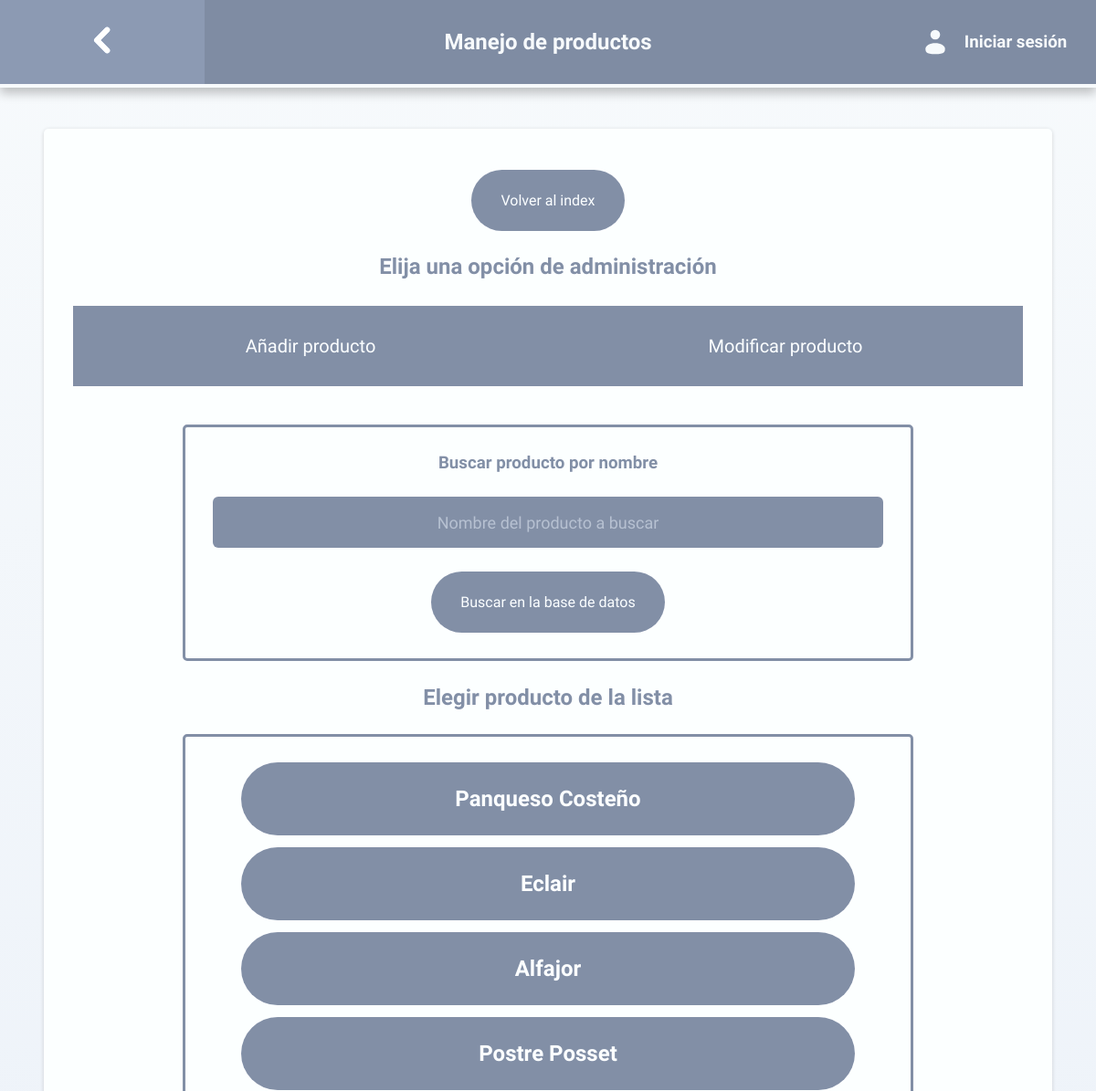
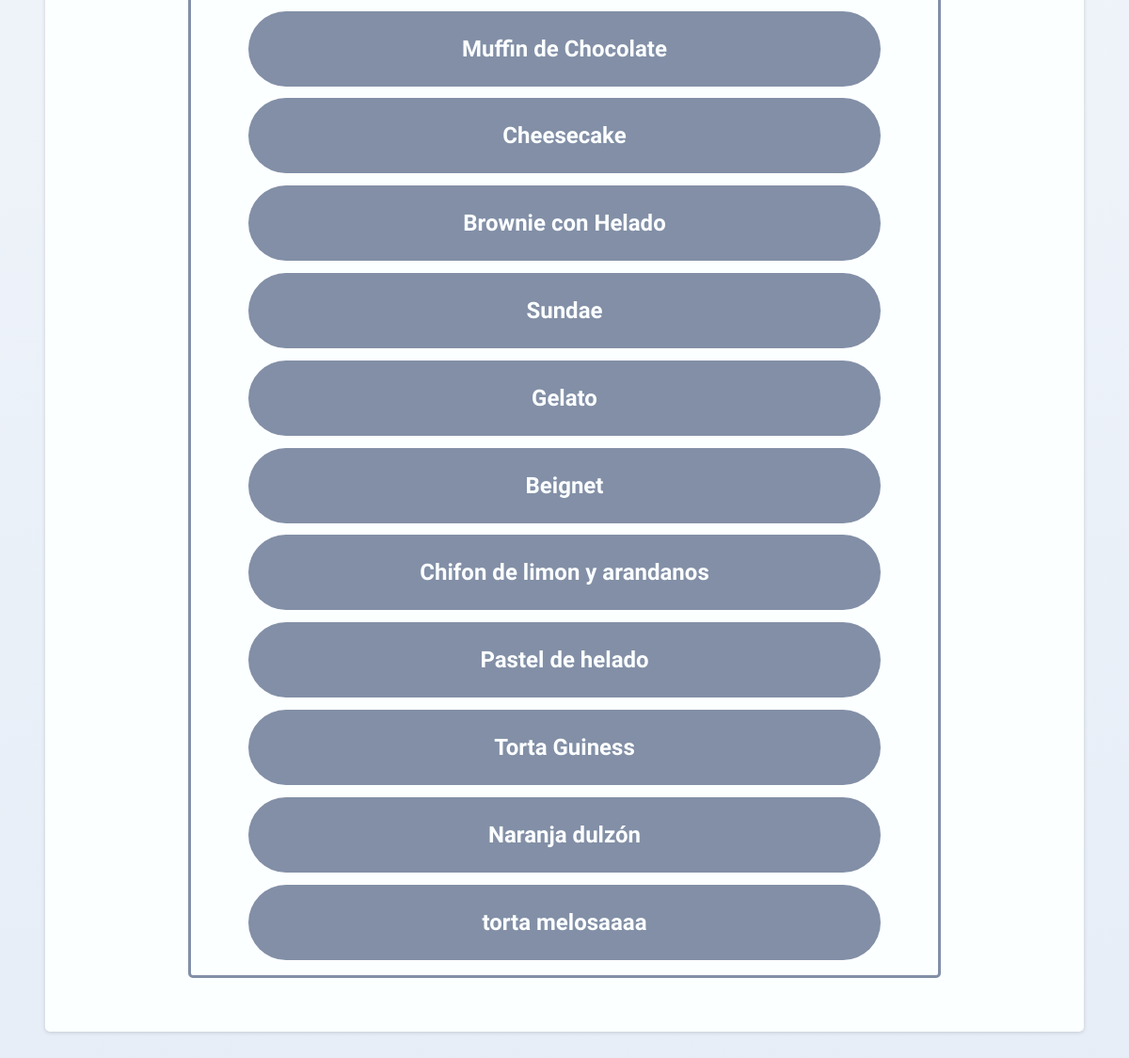
The app's page /adminprodmng.php?searchproduct with its own data (2 pictures, top to bottom).
### tables this page shows
CREATE TABLE `productdata` (
  `product_id` int(11) NOT NULL,
  `product_name` varchar(50) NOT NULL,
  `product_desc` varchar(999) NOT NULL,
  `product_uniprice` int(20) NOT NULL,
  `product_ingredients` varchar(999) NOT NULL,
  `product_category` varchar(50) NOT NULL,
  `product_image` varchar(999) NOT NULL,
  `product_options` varchar(999) DEFAULT NULL,
  `product_creator` varchar(255) NOT NULL
);

### adminprodmng.php (the view, shortened to what this page needs)
<!DOCTYPE html>
<html lang="en">
<head>
    <link rel="stylesheet" href="style.css">
</head>
<body>
    <?php
    include("common/sidebar.php");
    include("common/navbar.php");
    include("phpfuncs/main.php");
    ?>
    <div class="undernav">
        <div class="bodybg">
            <a class='butt' href="adminindex.php" t='alt'>Volver al index</a>
            <h2>Elija una opción de administración</h2>
            <div class='catchoose'>
                <a href='adminprodmng.php?addproduct' class='butt' t='alt'>Añadir producto</a>
                <a href='adminprodmng.php?searchproduct' class='butt' t='alt'>Modificar producto</a>
            </div>
            <?php
            if (isset($_GET["addproduct"])) {
                echo "
                <form class='prodMng' method='post' action='conns/adminuploadprod.php' enctype='multipart/form-data'>
                    <p>Llene el formulario para subir un nuevo producto al catalogo.</p>
                    <div class='main-borderbox main-bordercontx' style='width: 50em'>
                        <h3 class='main-textcenter'>Nombre del producto</h3>
                        <input name='product_name' type='text' placeholder='Nombre del producto'>
                    </div>
                    <div class='main-borderbox main-bordercontx' style='width: 50em'>
                        <h3 class='main-textcenter'>Descripcion del producto</h3>
                        <textarea name='product_desc' type='text' placeholder='Descripción del producto'></textarea>
                    </div>
                    <div class='main-borderbox main-bordercontx' style='width: 50em'>
                        <h3 class='main-textcenter'>Ingredientes del producto (INCLUIR ALÉRGENOS)</h3>
                        <textarea name='product_ingredients' type='text' placeholder='Ingredientes del producto'></textarea>
                    </div>
                    <div class='main-borderbox main-bordercontx' style='width: 50em;'>
                        <h3 class='main-textcenter'>Precio y categoria del producto</h3>
                        <div class='main-row'>
                            <input name='product_uniprice' type='number' placeholder='Precio unitario' style='width:50%'>
                            <select name='product_category'>
                                <option value='Panaderia'>Panaderia</option>
                                <option value='Heladeria'>Heladeria</option>
                                <option value='Pasteleria'>Pasteleria</option>
                            </select>
                        </div>
                    </div>
                    <div class='main-borderbox main-bordercontx' style='width: 50em;'>
                        <h3 class='main-textcenter'>Opciones del producto</h3>
                        <p t='c'>Cada opción debe ser separada por una coma y un espacio, dejar en blanco para ninguna opción.</p>
                        <div class='main-row'>
                            <input name='product_options' type='text' placeholder='(ej: Chocolate, Fresa, Vanilla)' style='width:50%'>
                        </div>
                    </div>
                <div class='main-borderbox main-bordercontx main-center' style='width: 50em;'>
                    <h3>Imagen del producto</h3>
                    <input name='product_imageFILE' type='file' accept='image/*'>
                </div>
                    <button type='submit' t='alt' name='ADMIN_addProduct'>Añadir producto al catálogo</button>
                </form>
                ";
            } else if (isset($_GET["searchproduct"])) {
                echo "
                <form class='prodMng' method='post' action='conns/adminmodifyprod.php' enctype='multipart/form-data'>
                <div class='main-borderbox main-bordercontx main-center' style='width: 50em;'>
                    <h3>Buscar producto por nombre</h3>
                    <input name='product_nameSEARCH' type='text' placeholder='Nombre del producto a buscar'>
                    <button type='submit' t='alt' name='search_productName'>Buscar en la base de datos</button>
                </div>
                <h2>Elegir producto de la lista</h2>
                <div class='main-borderbox main-bordercontx main-center' style='width: 50em;>
                        <div class='main-maxw main-center adminmod-scroll'>
                ";
                $sql = "SELECT product_name, product_id FROM productdata ORDER BY 'product_id' asc";
                $result = $conn->query($sql);
                if ($result->num_rows > 0) {
                    while ($row = $result->fetch_assoc()) {
                        $product_id = $row["product_id"];
                        $product_name = $row["product_name"];
                        echo "<a class='icontext main-fw main-nmb' style='width: 40em; padding: 1em' href='adminprodmng.php?modproduct=$product_id'><h2>$product_name</h2></a>";
                    }
                }
                echo "
                        </div>
                    </div>
                </form>
                ";
            } else if (isset($_GET["modproduct"])) {
                $product_id = $_GET["modproduct"];
                $sql = "SELECT * FROM productdata WHERE product_id='$product_id'";
                $result = $conn->query($sql);
                if ($result->num_rows > 0) {
                    $row = $result->fetch_assoc();
                    $product_id = $row["product_id"];
                    $product_name = $row["product_name"];
                    $product_desc = $row["product_desc"];
                    $product_uniprice = $row["product_uniprice"];
                    $product_ingredients = $row["product_ingredients"];
                    $product_image = $row["product_image"];
                    $product_category = $row["product_category"];
                    $product_options = $row["product_options"];
                    $pc_PN = "";
                    $pc_HD = "";
                    $pc_PS = "";
                    $pc_CR = "";
                    if ($product_category != "Creacion") {
                        $src = "files/products/" . $product_image;
                        $customfit = "";
                    } else {
                        $src = "files/products/custom/" . $product_image;
                        $customfit = "object-position: bottom;";
                    }
                    switch ($product_category) {
                        case "Panaderia":
                            $pc_PN = "selected";
                            $pc_HD = "";
                            $pc_PS = "";
                            break;
                        case "Heladeria":
                            $pc_PN = "";
                            $pc_HD = "selected";
                            $pc_PS = "";
                            break;
                        case "Pasteleria":
                            $pc_PN = "";
                            $pc_HD = "";
                            $pc_PS = "selected";
                            break;
                        case "Creacion":
                            $pc_PN = "";
                            $pc_HD = "";
                            $pc_PS = "";
                            $pc_CR = "selected";
                            break;
                    }
                }
                if (!isset($_SESSION["ADMIN_curModifProd"])) {
                    $_SESSION["ADMIN_curModifProd"] = $_SESSION["session_curProductId"];
                }
                $_SESSION["ADMIN_curModifProd"] = $_GET["modproduct"];
                echo "
                <form class='prodMng' method='post' action='conns/adminmodifyprod.php' enctype='multipart/form-data'>
                    <p>Editando $product_name. [ID={$_SESSION["ADMIN_curModifProd"]}]</p>
                        <div class='main-borderbox main-bordercontx main-center' style='width: 50em;'>
                            <h3>Imagen del producto</h3>
                            <img src='$src' type='catalog' id='pr_output'>
                            <input type='file' accept='image/*' name='product_imageChange' class='main-inputfile' onchange='loadFile(event)' id='active_input'>
                            <button type='submit' t='alt' name='ADMIN_changeProductImg' id='submitButtonImg' disabled>Cambiar foto del producto</button>
                        </div>
                        <div class='main-borderbox main-bordercontx main-center' style='width: 50em;'>
                            <h3>Nombre del producto</h3>
                            <input name='product_name' type='text' placeholder='Nombre del producto' value='$product_name' required>
                        </div>
                        <div class='main-borderbox main-bordercontx main-center' style='width: 50em;'>
                            <h3>Descripcion del producto</h3>
                            <textarea name='product_desc' type='text' placeholder='Descripción del producto' required>$product_desc</textarea>
                        </div>
                        <div class='main-borderbox main-bordercontx main-center' style='width: 50em;'>
                            <h3>Ingredientes del producto (INCLUIR ALÉRGENOS)</h3>
                            <textarea name='product_ingredients' type='text' placeholder='Ingredientes del producto' required>$product_ingredients</textarea>
                        </div>
                    <div class='main-borderbox main-bordercontx main-center' style='width: 50em;'>
                        <h3>Precio y categoria del producto</h3>
                        <div class='main-row'>
                            <input name='product_uniprice' type='number' placeholder='Precio unitario' style='width:50%' value='$product_uniprice' required>
                            <select name='product_category'>
                                <option value='Panaderia' $pc_PN>Panaderia</option>
                                <option value='Heladeria' $pc_HD>Heladeria</option>
                                <option value='Pasteleria' $pc_PS>Pasteleria</option>
                                <option value='Creacion' $pc_CR>Creacion</option>
                            </select>
                        </div>
                    </div>
                    <div class='main-borderbox main-bordercontx' style='width: 50em;'>
                        <h3 class='main-textcenter'>Opciones del producto</h3>
                        <p t='c'>Cada opción debe ser separada por una coma y un espacio, dejar en blanco para ninguna opción.</p>
                        <div class='main-row'>
                            <input name='product_options' type='text' placeholder='(ej: Chocolate, Fresa, Vanilla)' style='width:50%' value='$product_options'>
                        </div>
                    </div>
                    <div class='main-row'>
                        <div class='main-darkcont' c='c' t='c' style='width: 50%; text-align: center;'>
                            <h2>Actualizar información</h2>
                            <p>La información que introduciste será actualizada para todos los usuarios.</p>
                            <button type='submit' t='alt' name='ADMIN_modifyProduct'>Actualizar datos</button>
                        </div>
                        <div class='main-darkcont' c='c' t='c' style='width: 50%; text-align: center'>
                            <h2>Eliminar producto</h2>
                            <p>Esto eliminará los datos de la base de datos, borrará la imagen de los archivos de la página y no aparecerá en el catálogo.</p>
                            <button type='submit' t='alt' name='ADMIN_deleteProduct'>Borrar producto</button>
                        </div>
                    </div>
                </form>
                <script>
                    var loadFile = function(event) {
                        var image = document.getElementById('pr_output');
                        var bt = document.getElementById('submitButtonImg');
                        bt.removeAttribute('disabled');
                        image.src = URL.createObjectURL(event.target.files[0]);
                    };
                </script>
                ";
            }
            ?>
        </div>
</body>
</html>

### common/sidebar.php (shortened to what this page needs)
<div id="sidebar">
    <div id="main">
        <div class='main-center'>
        </div>
        <div class="sideitem main-start">
            <?php
            echo "
                <a href='userprofile.php?user={$_SESSION["user_id"]}'>
                    <icon>
                        <img src='files/userpfp/{$_SESSION["user_pfp"]}' type='sideIcon' class='main-nm'>
                    </icon>
                    <div>
                        <p class='main-textcenter main-nmb main-nmt main-textleft' style='max-width: 10rem;'>{$_SESSION["user_name"]}</p>
                        <p s='sub'>Ver perfil</p>
                    </div>
                </a>
            ";
            ?>
        </div>
        <div class="sideitem">
            <a href="cakemaker.php">
                <icon>
                </icon>
            </a>
        </div>
        <div class="sideitem">
            <a href="catalogue.php?filter=0">
                <icon>
                </icon>
            </a>
        </div>
        <div class="sideitem">
            <a href='shopcart.php'>
                <icon>
                </icon>
            </a>
        </div>
        <div class="sideitem">
            <a href='ordersquery.php'>
                <icon>
                </icon>
            </a>
        </div>
        <div class="sideitem">
            <a href="main.php">
                <icon>
                </icon>
            </a>
        </div>
        <div class="sideitem">
            <a href='usersindex.php'>
                <icon>
                </icon>
            </a>
        </div>
        <div class="sideitem">
            <a href="conns/logout.php">
                <icon>
                </icon>
            </a>
        </div>
    </div>
</div>

### common/navbar.php (shortened to what this page needs)
<?php
$pagename = "n/a";
switch ($_SESSION["data_curPage"]) {
    case "adminprodmng":
        $pagename = "Manejo de productos";
        break;
}
$islogged = "
    <a href='login.php' class='nav-button main-rowcenter main-iconmr'>
        <script>
            icon('2em', '2em', 'user');
        </script>
        <h3>Iniciar sesión</h3>
    </a>
";
echo <<<HTML
    <nav class='main-rowcenter'>
        <h1>$pagename</h1>
        $islogged
        <button class='nav-button' left id='prevpageBt'>
            <script>
                icon('3em', '3em', 'back');
            </script>
        </button>
    </nav>
HTML;

### records on screen
productdata: product_name "Panqueso Costeño"
productdata: product_name "Eclair"
productdata: product_name "Alfajor"
productdata: product_name "Postre Posset"
productdata: product_name "Muffin de Chocolate"
productdata: product_name "Cheesecake"
productdata: product_name "Brownie con Helado"
productdata: product_name "Sundae"
productdata: product_name "Gelato"
productdata: product_name "Beignet"
productdata: product_name "Chifon de limon y arandanos"
productdata: product_name "Pastel de helado"
productdata: product_name "Torta Guiness"
productdata: product_name "Naranja dulzón"
productdata: product_name "torta melosaaaa"

### other values on screen
$pagename "Manejo de productos"
